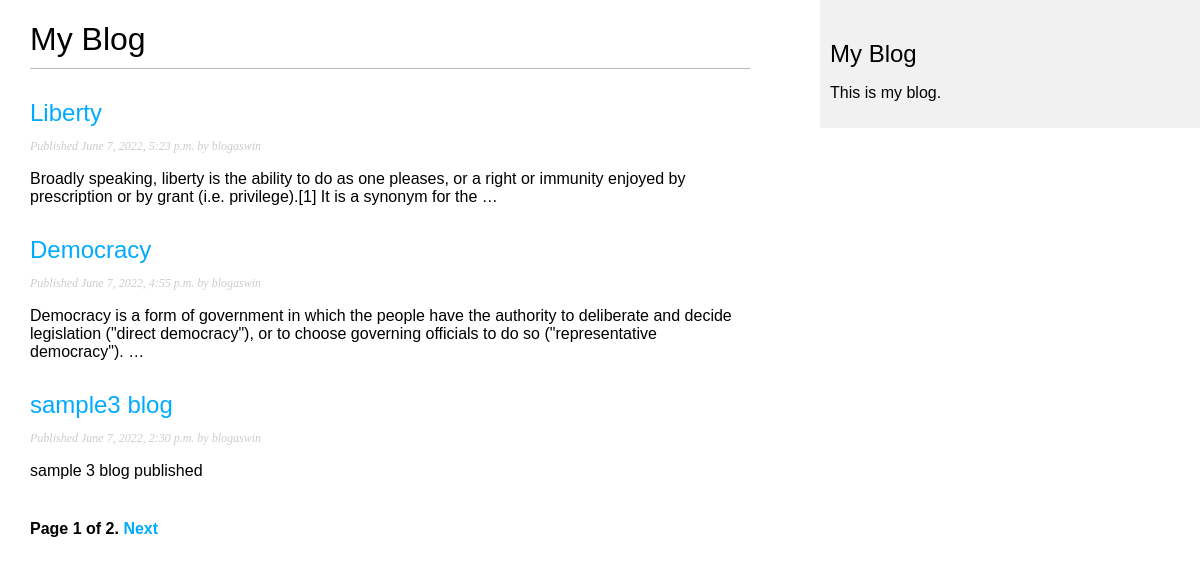
Screenshot of /blog/ with the database file from the repository.
### blog/models.py (models this page shows, shortened)
class Post(models.Model):
    STATUS_CHOICES = (('draft', 'Draft'), ('published', 'Published'),)
    title= models.CharField(max_length=250)
    slug= models.SlugField(max_length=250, unique_for_date='publish')
    author= models.ForeignKey(User, on_delete=models.CASCADE, related_name='blog_posts')
    body= models.TextField()
    publish= models.DateTimeField(default=timezone.now)
    created= models.DateTimeField(auto_now_add=True)
    updated= models.DateTimeField(auto_now=True)
    status=models.CharField(max_length=10, choices=STATUS_CHOICES, default='draft')
    objects=models.Manager() #default manager
    published=PublishedManager() #custom manager
    class Meta:
        ordering=('-publish',)
    def get_absolute_url(self):
        return reverse('blog:post_detail',
                        args=[self.publish.year,
                              self.publish.month,
                              self.publish.day,
                              self.slug])

### blog/views.py (the view)
# urls.py: path('',views.PostListView.as_view(), name='post_list'),
class PostListView(ListView):
    queryset = Post.published.all()
    context_object_name = 'posts'
    paginate_by = 3
    template_name = 'blog/post/list.html'

### blog/templates/blog/post/list.html (shortened to what this page needs)
{% extends "blog/base.html" %}
{% block content %}
    <h1>My Blog</h1>
    {% for post in posts %}
        <h2>
            <a href="{{ post.get_absolute_url }}">
            {{ post.title }}
            </a>
        </h2>
        <p class="date">
            Published {{ post.publish }} by {{ post.author }}
        </p>
        {{ post.body|truncatewords:30|linebreaks }}
    {% endfor %}
  {% include "pagination.html" with page=page_obj %}
{% endblock %}

### blog/static/css/blog.css (style rules this page uses)
body { margin:0; padding:0; font-family:helvetica, sans-serif; }
a { color:#00abff; text-decoration:none; }
h1 { font-weight:normal; border-bottom:1px solid #bbb; padding:0 0 10px 0; }
h2 { font-weight:normal; margin:30px 0 0; }
p.date { color:#ccc; font-family: georgia, serif; font-size: 12px; font-style: italic; }

### rows the page displays
Post: title "Liberty", publish "June 7, 2022, 5:23 p.m.", author "blogaswin", body "Broadly speaking, liberty is the ability to do as one pleases, or a right or immunity enjoyed by prescription or by grant (i.e. privilege).[1] It is a synonym for the …"
Post: title "Democracy", publish "June 7, 2022, 4:55 p.m.", author "blogaswin", body "Democracy is a form of government in which the people have the authority to deliberate and decide legislation (\"direct democracy\"), or to choose governing officials to do so (\"representative democracy\"). …"
Post: title "sample3 blog", publish "June 7, 2022, 2:30 p.m.", author "blogaswin", body "sample 3 blog published"

### other values shown
{{ page.number }} "1"
{{ page.paginator.num_pages }} "2"
